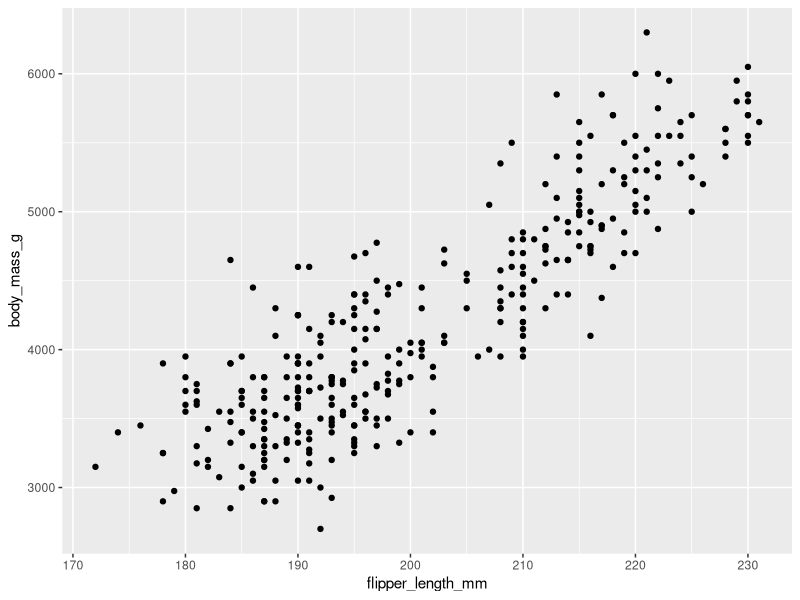
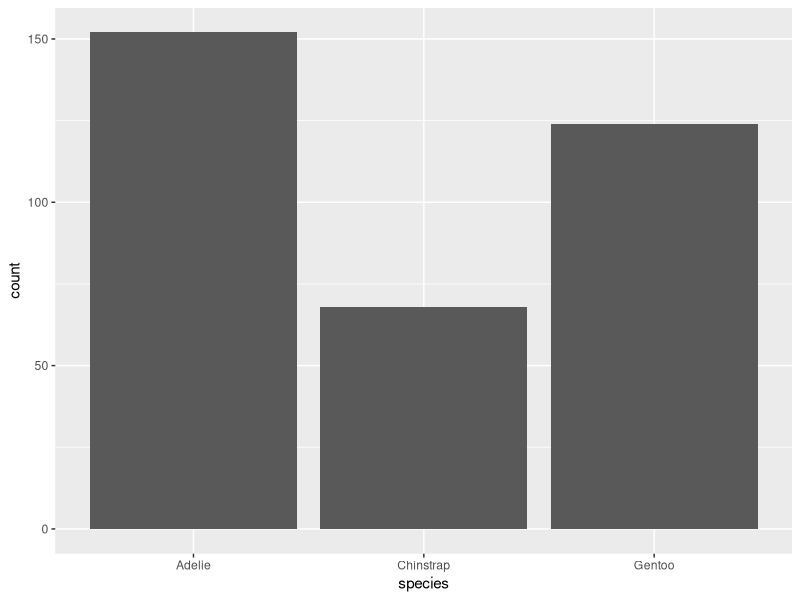
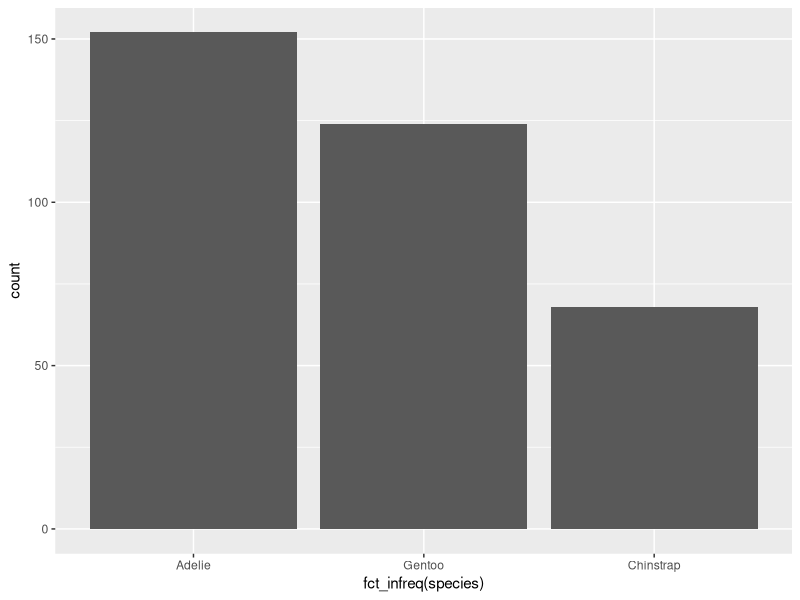
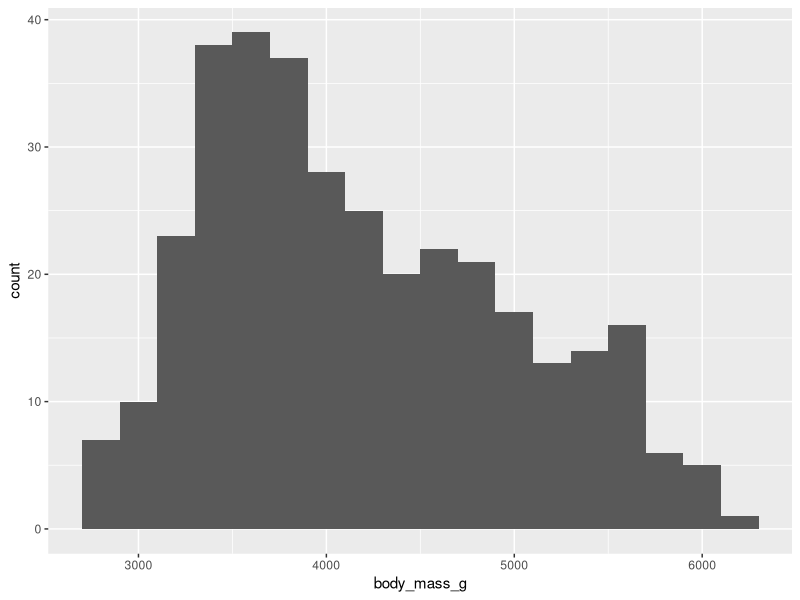
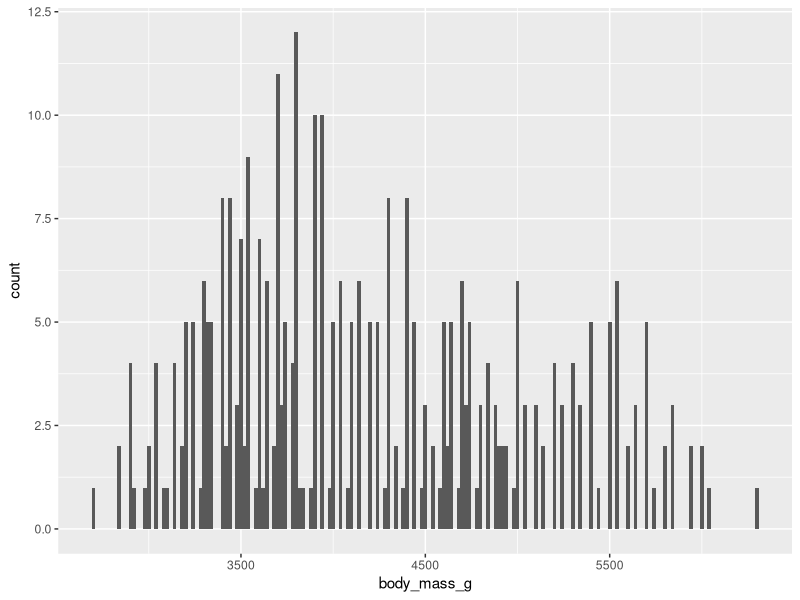
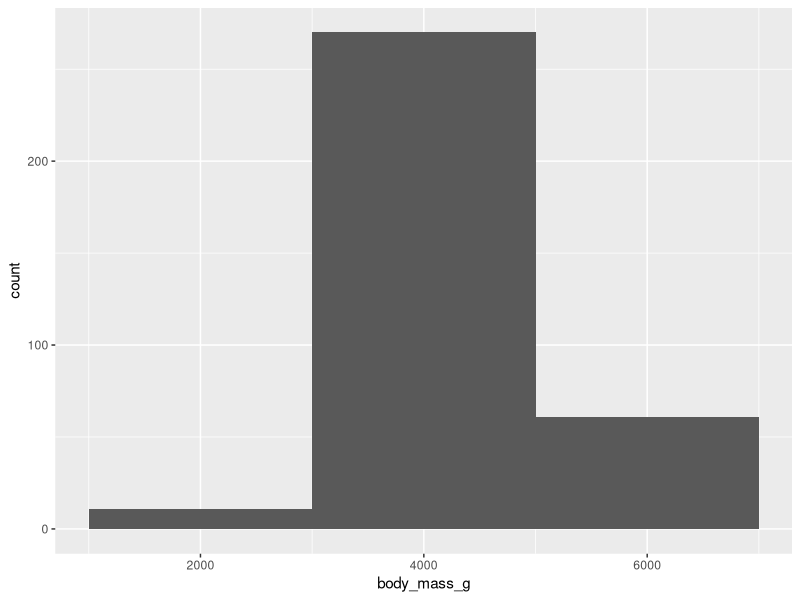
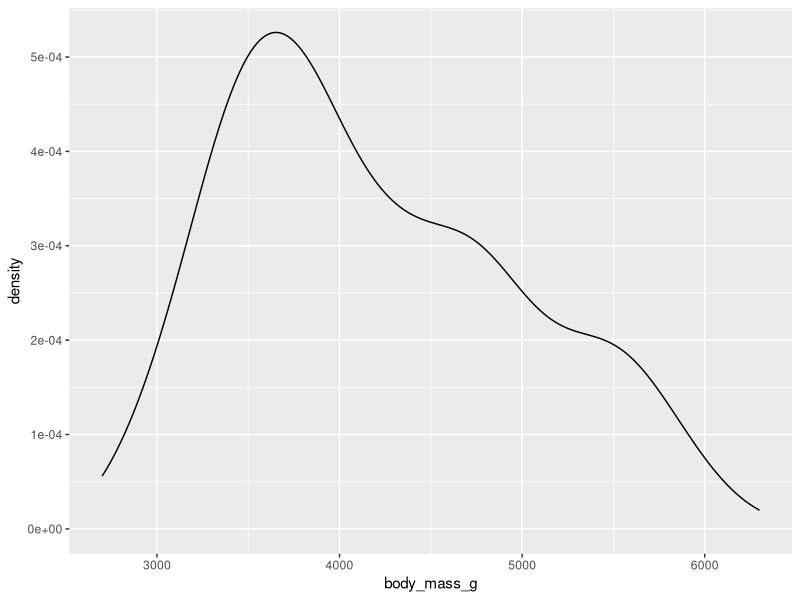
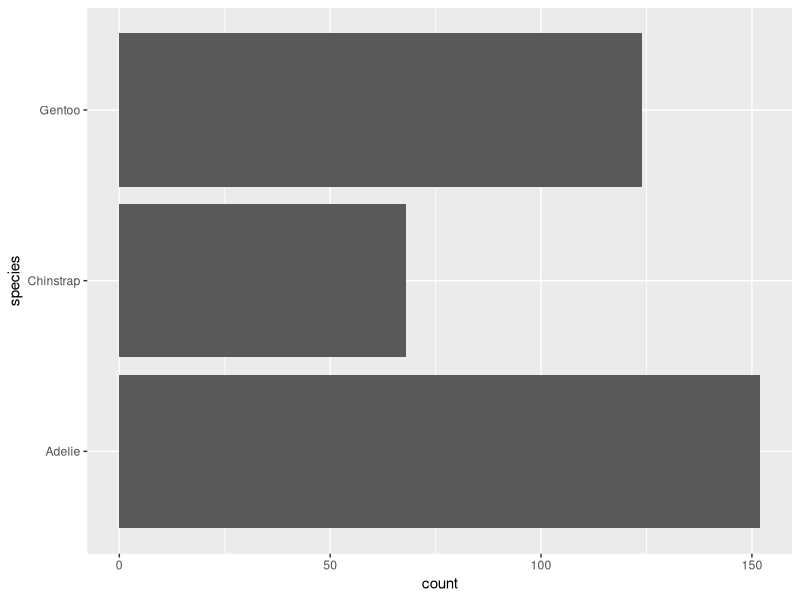

Write the R code that produced these figures, in order.
## ---- chunk 1
library(tidyverse)
library(palmerpenguins)
library(ggthemes)
## ---- chunk 2
penguins

glimpse(penguins)
## ---- chunk 3

ggplot(data = penguins,
       mapping = aes(x= flipper_length_mm, y = body_mass_g)) +
  geom_point()

## ---- chunk 4

ggplot(penguins, aes(x = species)) +
  geom_bar()

ggplot(penguins, aes(x = fct_infreq(species))) +
  geom_bar()

## ---- chunk 5

ggplot(penguins, aes(x = body_mass_g)) +
  geom_histogram(binwidth = 200)

ggplot(penguins, aes(x = body_mass_g)) +
  geom_histogram(binwidth = 20)

ggplot(penguins, aes(x = body_mass_g)) +
  geom_histogram(binwidth = 2000)

ggplot(penguins, aes(x = body_mass_g)) +
  geom_density()

## ---- chunk 6

ggplot(penguins, aes(y = species)) +
  geom_bar()

## ---- chunk 7

ggplot(penguins, aes(x = species)) +
  geom_bar(color = "red")

ggplot(penguins, aes(x = species)) +
  geom_bar(fill = "red")

## ---- chunk 8

ggplot(penguins, aes(x = species, y = body_mass_g)) +
  geom_boxplot() +
  labs(title = "Body mass by Species (Boxplot)")

ggplot(penguins, aes(x = body_mass_g, color = species)) +
  geom_density(linewidth = 0.75) +
  labs(title = "Body mass by Species (Density)")

ggplot(penguins, aes(x = body_mass_g, color = species, fill = species)) +
  geom_density(alpha = 0.5) +
  labs(title = "Body mass by Species (w/ alpha 0.5)")

## ---- chunk 9

ggplot(penguins, aes(x = island, fill = species)) +
  geom_bar() +
  labs(title = "Island and Species")

ggplot(penguins, aes(x = island, fill = species)) +
  geom_bar(position = "fill") +
  labs(title = "Island and Speices (w/ position fill)")

## ---- chunk 10

ggplot(penguins, aes(x = flipper_length_mm, y = body_mass_g)) +
  geom_point()

ggplot(penguins, aes(x = flipper_length_mm, y = body_mass_g)) +
  geom_point(aes(color = species, shape = island))

ggplot(penguins, aes(x = flipper_length_mm, y = body_mass_g)) +
  geom_point(aes(color = species, shape = species)) +
  facet_wrap(~island)

## ---- chunk 11

mpg

glimpse(mpg)

## ---- chunk 12

ggplot(mpg, aes(x = hwy, y = displ)) +
  geom_point() +
  labs(title = "Highway miles by displacement")

ggplot(mpg, aes(x = hwy, y = displ)) +
  geom_point(aes(colour = year)) +
  labs(title = "Highway miles by displacement and year")

ggplot(mpg, aes(x = hwy, y = displ)) +
  geom_point(aes(color = year, shape = drv)) +
  labs(title = "Highway miles by displacement, year and drive type")

## ---- chunk 13

ggplot(mpg, aes(x = hwy, y = displ, linewidth = cty)) +
  geom_point()

## ---- chunk 14

ggplot(mpg, aes(x = hwy, y = displ)) +
  geom_point(aes(colour = cty))

## ---- chunk 15

ggplot(penguins, aes(x = bill_depth_mm, y = bill_length_mm, colour = species)) +
  geom_point()

## ---- chunk 16
ggplot(
  data = penguins,
  mapping = aes(
    x = bill_length_mm, y = bill_depth_mm, 
    color = species, shape = species
  )
) +
  geom_point()
## ---- chunk 17

ggplot(penguins, aes(x = island, fill = species)) +
  geom_bar(position = "fill")
ggplot(penguins, aes(x = species, fill = island)) +
  geom_bar(position = "fill")

## ---- chunk 18

ggplot(penguins, aes(x = flipper_length_mm, y = body_mass_g)) +
  geom_point()
ggsave(filename = "penguin-plot.png")

## ---- chunk 19

ggplot(mpg, aes(x = class)) +
  geom_bar()
ggplot(mpg, aes(x = cty, y = hwy)) +
  geom_point()
ggsave("mpg-plot.png")

